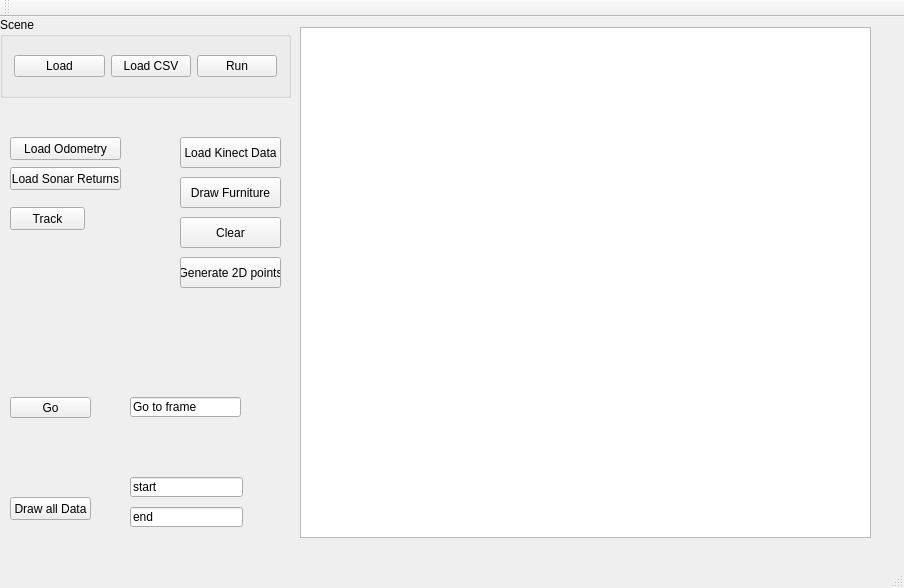
<?xml version="1.0" encoding="UTF-8"?>
<ui version="4.0">
 <class>testClass</class>
 <widget class="QMainWindow" name="testClass">
  <property name="geometry">
   <rect>
    <x>0</x>
    <y>0</y>
    <width>904</width>
    <height>588</height>
   </rect>
  </property>
  <property name="windowTitle">
   <string>test</string>
  </property>
  <widget class="QWidget" name="centralWidget">
   <widget class="QGraphicsView" name="graphicsView">
    <property name="geometry">
     <rect>
      <x>300</x>
      <y>10</y>
      <width>571</width>
      <height>511</height>
     </rect>
    </property>
    <property name="sizePolicy">
     <sizepolicy hsizetype="Expanding" vsizetype="Expanding">
      <horstretch>0</horstretch>
      <verstretch>0</verstretch>
     </sizepolicy>
    </property>
    <property name="minimumSize">
     <size>
      <width>0</width>
      <height>0</height>
     </size>
    </property>
    <property name="lineWidth">
     <number>1</number>
    </property>
    <property name="resizeAnchor">
     <enum>QGraphicsView::AnchorViewCenter</enum>
    </property>
   </widget>
   <widget class="QGroupBox" name="groupBox_7">
    <property name="geometry">
     <rect>
      <x>0</x>
      <y>0</y>
      <width>291</width>
      <height>81</height>
     </rect>
    </property>
    <property name="title">
     <string>Scene</string>
    </property>
    <layout class="QGridLayout" name="gridLayout_4">
     <item row="0" column="1">
      <layout class="QGridLayout" name="gridLayout_3">
       <item row="0" column="3">
        <widget class="QPushButton" name="m_ButtonZoomIn">
         <property name="sizePolicy">
          <sizepolicy hsizetype="Fixed" vsizetype="Fixed">
           <horstretch>0</horstretch>
           <verstretch>0</verstretch>
          </sizepolicy>
         </property>
         <property name="cursor">
          <cursorShape>PointingHandCursor</cursorShape>
         </property>
         <property name="text">
          <string>Load CSV</string>
         </property>
         <property name="icon">
          <iconset>
           <normaloff>:/images/ZoomIn.png</normaloff>:/images/ZoomIn.png</iconset>
         </property>
         <property name="iconSize">
          <size>
           <width>24</width>
           <height>24</height>
          </size>
         </property>
        </widget>
       </item>
       <item row="0" column="5">
        <widget class="QPushButton" name="m_ButtonZoomOut">
         <property name="sizePolicy">
          <sizepolicy hsizetype="Fixed" vsizetype="Fixed">
           <horstretch>0</horstretch>
           <verstretch>0</verstretch>
          </sizepolicy>
         </property>
         <property name="cursor">
          <cursorShape>PointingHandCursor</cursorShape>
         </property>
         <property name="text">
          <string>Run</string>
         </property>
         <property name="icon">
          <iconset>
           <normaloff>:/images/ZoomOut.png</normaloff>:/images/ZoomOut.png</iconset>
         </property>
         <property name="iconSize">
          <size>
           <width>24</width>
           <height>24</height>
          </size>
         </property>
        </widget>
       </item>
       <item row="0" column="0">
        <widget class="QPushButton" name="m_ButtonLoad_gbXML">
         <property name="sizePolicy">
          <sizepolicy hsizetype="Minimum" vsizetype="Fixed">
           <horstretch>0</horstretch>
           <verstretch>0</verstretch>
          </sizepolicy>
         </property>
         <property name="text">
          <string>Load</string>
         </property>
        </widget>
       </item>
      </layout>
     </item>
    </layout>
   </widget>
   <widget class="QLineEdit" name="GoToFrameLineEdit">
    <property name="geometry">
     <rect>
      <x>130</x>
      <y>380</y>
      <width>111</width>
      <height>20</height>
     </rect>
    </property>
    <property name="text">
     <string>Go to frame</string>
    </property>
   </widget>
   <widget class="QPushButton" name="GoToFrameButton">
    <property name="geometry">
     <rect>
      <x>10</x>
      <y>380</y>
      <width>81</width>
      <height>21</height>
     </rect>
    </property>
    <property name="text">
     <string>Go</string>
    </property>
   </widget>
   <widget class="QPushButton" name="loadKinectDataButton">
    <property name="geometry">
     <rect>
      <x>180</x>
      <y>120</y>
      <width>101</width>
      <height>31</height>
     </rect>
    </property>
    <property name="text">
     <string>Load Kinect Data</string>
    </property>
   </widget>
   <widget class="QPushButton" name="DrawFurnitureButton">
    <property name="geometry">
     <rect>
      <x>180</x>
      <y>160</y>
      <width>101</width>
      <height>31</height>
     </rect>
    </property>
    <property name="text">
     <string>Draw Furniture</string>
    </property>
   </widget>
   <widget class="QPushButton" name="draw_all_button">
    <property name="geometry">
     <rect>
      <x>10</x>
      <y>480</y>
      <width>81</width>
      <height>23</height>
     </rect>
    </property>
    <property name="text">
     <string>Draw all Data</string>
    </property>
   </widget>
   <widget class="QLineEdit" name="draw_all_start">
    <property name="geometry">
     <rect>
      <x>130</x>
      <y>460</y>
      <width>113</width>
      <height>20</height>
     </rect>
    </property>
    <property name="text">
     <string>start</string>
    </property>
   </widget>
   <widget class="QLineEdit" name="draw_all_end">
    <property name="geometry">
     <rect>
      <x>130</x>
      <y>490</y>
      <width>113</width>
      <height>20</height>
     </rect>
    </property>
    <property name="text">
     <string>end</string>
    </property>
   </widget>
   <widget class="QPushButton" name="clear_button">
    <property name="geometry">
     <rect>
      <x>180</x>
      <y>200</y>
      <width>101</width>
      <height>31</height>
     </rect>
    </property>
    <property name="text">
     <string>Clear</string>
    </property>
   </widget>
   <widget class="QPushButton" name="load_odometry_button">
    <property name="geometry">
     <rect>
      <x>10</x>
      <y>120</y>
      <width>111</width>
      <height>23</height>
     </rect>
    </property>
    <property name="text">
     <string>Load Odometry</string>
    </property>
   </widget>
   <widget class="QPushButton" name="load_sonar_data_button">
    <property name="geometry">
     <rect>
      <x>10</x>
      <y>150</y>
      <width>111</width>
      <height>23</height>
     </rect>
    </property>
    <property name="text">
     <string>Load Sonar Returns</string>
    </property>
   </widget>
   <widget class="QPushButton" name="generate_2d_button">
    <property name="geometry">
     <rect>
      <x>180</x>
      <y>240</y>
      <width>101</width>
      <height>31</height>
     </rect>
    </property>
    <property name="text">
     <string>Generate 2D points</string>
    </property>
   </widget>
   <widget class="QPushButton" name="track_button">
    <property name="geometry">
     <rect>
      <x>10</x>
      <y>190</y>
      <width>75</width>
      <height>23</height>
     </rect>
    </property>
    <property name="text">
     <string>Track</string>
    </property>
   </widget>
  </widget>
  <widget class="QMenuBar" name="menuBar">
   <property name="geometry">
    <rect>
     <x>0</x>
     <y>0</y>
     <width>904</width>
     <height>21</height>
    </rect>
   </property>
  </widget>
  <widget class="QToolBar" name="mainToolBar">
   <attribute name="toolBarArea">
    <enum>TopToolBarArea</enum>
   </attribute>
   <attribute name="toolBarBreak">
    <bool>false</bool>
   </attribute>
  </widget>
  <widget class="QStatusBar" name="statusBar"/>
 </widget>
 <layoutdefault spacing="6" margin="11"/>
 <resources>
  <include location="test.qrc"/>
 </resources>
 <connections/>
</ui>
